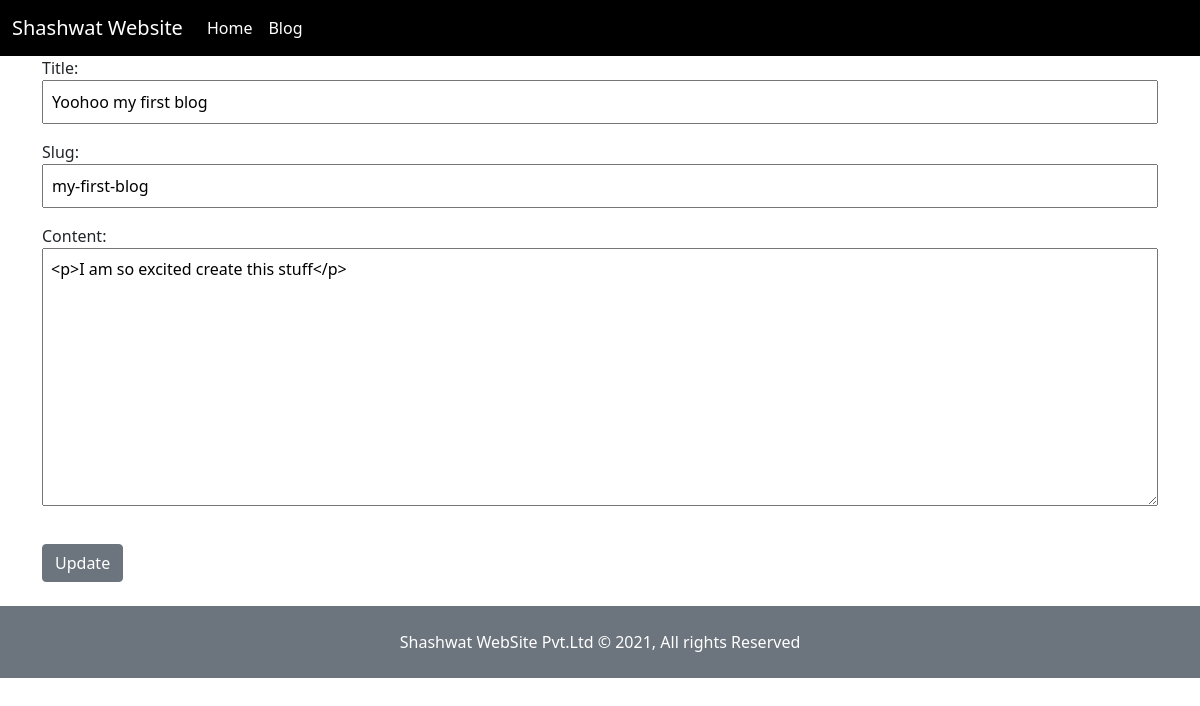
/blogs/edit/my-first-blog, run on the app's committed database.
### blog/models.py (models this page shows)
class BlogPost(models.Model):
    title = models.CharField(max_length=120)
    slug = models.SlugField(unique=True)
    content = RichTextField(blank=True, null=True)

### blog/views.py (the view)
# urls.py: path('edit/<str:slug>', update_blog),
def update_blog(request, slug):
    template_name = "update_blog.html"
    blog_obj = BlogPost.objects.get(slug=slug)
    form = BlogPostModelForm(request.POST or None, instance=blog_obj)
    if form.is_valid():
        form.save()
    context = {"blog": blog_obj, "form": form}
    return render(request, template_name, context)

### blog/forms.py (shortened to what this page needs)
class BlogPostModelForm(ModelForm):
    class Meta:
        model = BlogPost
        fields = ["title", "slug", "content"]

### blog/templates/update_blog.html (shortened to what this page needs)
{% extends 'base.html' %}
{% block link_css %}
{% load static %}
<link rel="stylesheet" href="{% static 'scss/create_blog.css' %}">
{% endblock %}
{% block content %}
<form method="POST" class="container"> {% csrf_token %}
    {{form.as_p | safe}}
    <button type="submit" class="btn btn-secondary mt-3 mb-4">Update</button>
</form>
{% endblock %}

### blog/static/scss/create_blog.css (style rules this page uses)
input, textarea { width: 100% !important; outline: none; padding: 0.5rem; }

### data on the page
BlogPost: title "Yoohoo my first blog", slug "my-first-blog", content "<p>I am so excited create this stuff</p>"
